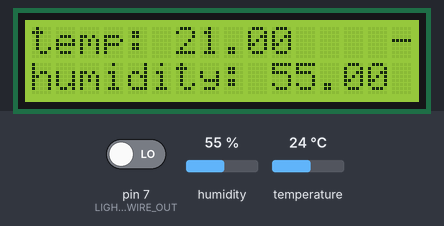
Bench run of a sketch on a simulated Arduino Uno, built with avr-gcc and run on an emulated ATmega328P. On the bench: 16×2 character LCD. Inputs (shaded band) come from the test bench; at power-on: humidity 55 %, temperature 24 °C, pin 7 (LIGHT_WIRE_OUT) LOW.

Above: at 1.2 s.
1.3 s: humidity set to 22 %
At 1.9 s:
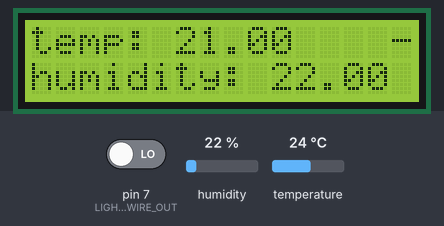
2.8 s: temperature set to 12 °C
At 3.5 s:
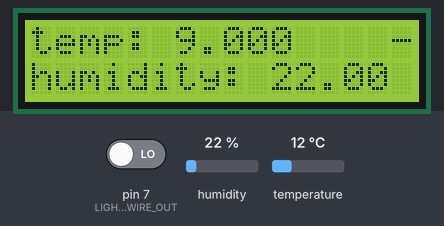
4.4 s: humidity set to 40 %
At 4.8 s:
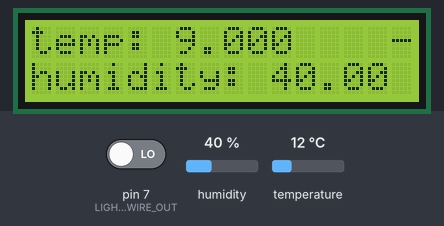
5.9 s: temperature set to 19 °C
At 7.3 s:
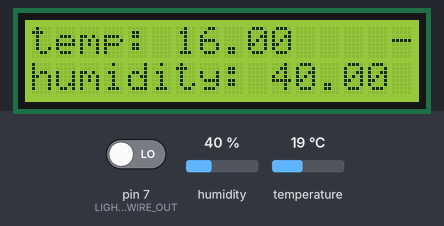
Timing chart, 0 to 8.5 s (numbered marks = the images above; inputs shaded):
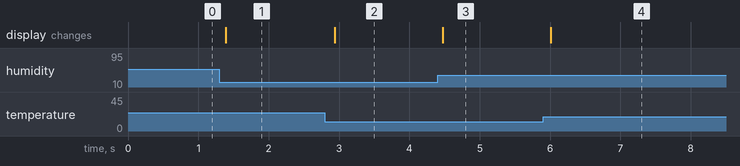

The sketch:

sketch_aug20a.ino
```cpp
#include "Sensor.h"
#include "lcd.h"
#include "lightMode.h"

float* sensor_value;

int index_temperature = 6;
int index_humidity = 10;
int index_light_mode = 15;

String tem = "temp:";
String hum = "humidity:";

void display_temp(float temp){
  display(0, index_temperature, temp);
}

void display_humd(float humd){
  display(1, index_humidity, humd);
}

void setup(){
    Serial.begin(9600);

    init_lcd();
    init_sensor();
    init_light_mode();

    display(0, 0, tem);
    display(1, 0, hum);
    display(0, index_light_mode, current_light_mode);
}

void loop(){
    read_sensor_value();

    display_temp(sensor.temperature-3);
    display_humd(sensor.humidity);

    display( 0, index_light_mode, watch_light_mode() );

    delay(100);
}
```

Sensor.h
```cpp
#include <dht11.h>     //引用dht11库文件，使得下面可以调用相关参数
#define DHT11PIN 8     //定义温湿度针脚号为8号引脚

dht11 DHT11;

struct Sensor {
  float temperature;
  float humidity;
} sensor;

void init_sensor(){         //初始化设置
  pinMode(DHT11PIN,OUTPUT);
}

void read_sensor_value(){
  DHT11.read(DHT11PIN);

  sensor.humidity = (float)DHT11.humidity;
  sensor.temperature = (float)DHT11.temperature;
}
```

lightMode.h
```cpp
#define LIGHT_WIRE_OUT 7

#define MODE_1 1
#define MODE_2 3
#define MODE_3 5
#define MODE_4 7

int light_mode_[4] = { MODE_1, MODE_2, MODE_3, MODE_4};

int index_light_mode_;

int current_light_mode;

bool buttonState;

void init_light_mode(){
  pinMode(LIGHT_WIRE_OUT, INPUT);
  current_light_mode = MODE_2;
}

int watch_light_mode(){
  if(digitalRead(LIGHT_WIRE_OUT) == HIGH) {
    //buttonState = !buttonState;
    index_light_mode_++;

    if( index_light_mode_ > 3 ){
      index_light_mode_ = 0;
    }

    while (digitalRead(LIGHT_WIRE_OUT) == HIGH);

    current_light_mode = light_mode_[index_light_mode_];
    return current_light_mode;
  }

}
```

lcd.h
```cpp
#include <Wire.h>

#include <LiquidCrystal_I2C.h> //引用I2C库

#define ADDR 0x27
#define WORDS 16
#define LINE 2

LiquidCrystal_I2C lcd(ADDR, WORDS, LINE);

int index_line_0 = 0;
int index_line_1 = 0;

void init_lcd() {
    lcd.init(); // 初始化LCD
    lcd.backlight(); //设置LCD背景等亮
}

// line:  lcd的行数( 1602: 0-1 )
// index: 字符的开始指针(1602: 0-15 )
// word:  显示的内容
void display(int line, int index, String content) {
    lcd.setCursor(index, line);
    lcd.print(content);
}

void display(int line, int index, float temp) {
    lcd.setCursor(index, line);
    lcd.print(temp);
}
```

Measured:
- after the input at 1.3 s, the display: changes after 0.09 s (image 1)
- after the input at 2.8 s, the display: changes after 0.14 s (image 2)
- after the input at 4.4 s, the display: changes after 0.07 s (image 3)
- after the input at 5.9 s, the display: changes after 0.11 s (image 4)
